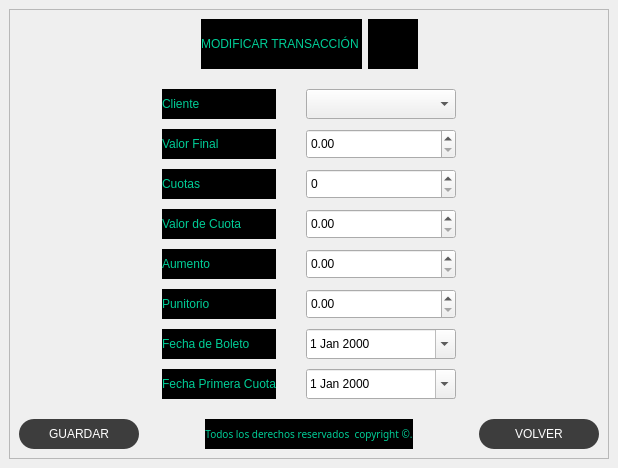
<?xml version="1.0" encoding="UTF-8"?>
<ui version="4.0">
 <class>MainWindow</class>
 <widget class="QMainWindow" name="MainWindow">
  <property name="geometry">
   <rect>
    <x>0</x>
    <y>0</y>
    <width>618</width>
    <height>468</height>
   </rect>
  </property>
  <property name="maximumSize">
   <size>
    <width>618</width>
    <height>468</height>
   </size>
  </property>
  <property name="windowTitle">
   <string>MainWindow</string>
  </property>
  <property name="styleSheet">
   <string notr="true">

QLabel {
    font: 87 12pt &quot;Arial Black&quot;;
    background-color: #000000;
    color: rgb(0, 206, 151);
    border: 0px;
}

QLineEdit {
    border: 0px;
    color: rgb(255, 255, 255);
    border-bottom: 2px solid rgb(61, 61, 61);
    font: 75 12pt &quot;Times New Roman&quot;;
}


QPushButton {
    background-color: rgb(61, 61, 61);
    border-radius: 15px;
    color: rgb(255, 255, 255);
    font: 77 10pt &quot;Arial Black&quot;;
}

QPushButton:hover {
    background-color: white;
    color: rgb(0, 0, 0);
    font: 77 10pt &quot;Arial Black&quot;;
}

QTableWidget {
    background-color: rgb(255, 255, 255);
    color: rgb(0, 0, 0);
    gridline-color: rgb(0, 206, 151);
    font-size: 12pt;
    color: #000000;
}

QHeaderView::section {
    background-color: rgb(0, 206, 151);
    border: 1px solid rgb(0, 0, 0);
    font-size: 12pt;
}

QTableWidget QTableCornerButton::section {
    background-color: rgb(0, 0, 0);
    border: 1px solid rgb(0, 206, 151);
}</string>
  </property>
  <widget class="QWidget" name="centralwidget">
   <layout class="QVBoxLayout" name="verticalLayout_67">
    <item>
     <widget class="QFrame" name="frame">
      <property name="minimumSize">
       <size>
        <width>600</width>
        <height>450</height>
       </size>
      </property>
      <property name="sizeIncrement">
       <size>
        <width>600</width>
        <height>450</height>
       </size>
      </property>
      <property name="styleSheet">
       <string notr="true">QFrame{
background-color:rgb(0, 0, 0);
}
QLineEdit{
border-bottom: 2px solid rgb(61, 61, 61);
	background-color: white;
    color: black;
}

QPushButton {
    border: 2px solid #00c6ab; 
}

QComboBox {
	background-color: white;
    color: black;
	border: 2px solid #00c6ab;
	border-radius: 5px;  
}

QComboBox QAbstractItemView {
    background-color: white;
    color: black;
}

QDoubleSpinBox, QSpinBox {
    background-color: white;
    color: black;
	border: 2px solid #00c6ab;
	border-radius: 5px;  
}

QSpinBox {
    background-color: white;
    color: black;
	border: 2px solid #00c6ab;
	border-radius: 5px;  
}

QDateEdit {
	background-color: white;
    color: black;
	border: 2px solid #00c6ab;
	border-radius: 5px;  
}

QLineEdit {
    border: 2px solid #00c6ab; 
    border-radius: 5px;  
}

#Aca cambio el Color de QdateEdit

/* Cambia el color de fondo del desplegable de QDateEdit */
QDateEdit::drop-down {
    background-color: white;
	font-weight: bold;
}

/* Cambia el color de fondo del QCalendarWidget */
QCalendarWidget QWidget {
    background-color: #1777a4;
	font-weight: bold;
}

/* Cambia el color de fondo y el color del texto de los campos de año y mes */
QCalendarWidget QSpinBox {
    background-color: #1777a4;
    color: white;
	font-weight: bold;
}

/* Cambia el color del texto de los encabezados de los días de la semana */
QCalendarWidget QTableView QHeaderView::section {
    color: white; /* Cambia el texto de los días de la semana a negro */
	font-weight: bold;
}

/* Cambia el color de fondo de los encabezados de los días de la semana */
QCalendarWidget QTableView {
    background-color: #1777a4;
    color: white; /* Cambia el texto de los días a negro */
	font-weight: bold;
}

/* Cambia el color del texto de los días de la semana */
QCalendarWidget QTableView QHeaderView {
    color: white; /* Cambia el texto de los días de la semana a negro */
	font-weight: bold;
}

/* Cambia el color del texto de los meses y años desplegables */
QCalendarWidget QComboBox {
    color: white; /* Cambia el texto de los meses y años a negro */
	font-weight: bold;
}rgb(0, 0, 0)

</string>
      </property>
      <property name="frameShape">
       <enum>QFrame::Shape::StyledPanel</enum>
      </property>
      <property name="frameShadow">
       <enum>QFrame::Shadow::Raised</enum>
      </property>
      <layout class="QVBoxLayout" name="verticalLayout">
       <item>
        <layout class="QHBoxLayout" name="horizontalLayout_127">
         <item>
          <spacer name="horizontalSpacer_241">
           <property name="orientation">
            <enum>Qt::Orientation::Horizontal</enum>
           </property>
           <property name="sizeHint" stdset="0">
            <size>
             <width>40</width>
             <height>20</height>
            </size>
           </property>
          </spacer>
         </item>
         <item>
          <widget class="QLabel" name="label_271">
           <property name="text">
            <string>MODIFICAR TRANSACCIÓN </string>
           </property>
           <property name="alignment">
            <set>Qt::AlignmentFlag::AlignCenter</set>
           </property>
          </widget>
         </item>
         <item>
          <widget class="QLabel" name="label_272">
           <property name="minimumSize">
            <size>
             <width>50</width>
             <height>50</height>
            </size>
           </property>
           <property name="maximumSize">
            <size>
             <width>50</width>
             <height>50</height>
            </size>
           </property>
           <property name="text">
            <string/>
           </property>
           <property name="pixmap">
            <pixmap>img/Modificar Transaccion.png</pixmap>
           </property>
           <property name="scaledContents">
            <bool>true</bool>
           </property>
           <property name="alignment">
            <set>Qt::AlignmentFlag::AlignCenter</set>
           </property>
          </widget>
         </item>
         <item>
          <spacer name="horizontalSpacer_242">
           <property name="orientation">
            <enum>Qt::Orientation::Horizontal</enum>
           </property>
           <property name="sizeHint" stdset="0">
            <size>
             <width>40</width>
             <height>20</height>
            </size>
           </property>
          </spacer>
         </item>
        </layout>
       </item>
       <item>
        <layout class="QHBoxLayout" name="horizontalLayout_130"/>
       </item>
       <item>
        <spacer name="verticalSpacer_70">
         <property name="orientation">
          <enum>Qt::Orientation::Vertical</enum>
         </property>
         <property name="sizeHint" stdset="0">
          <size>
           <width>20</width>
           <height>17</height>
          </size>
         </property>
        </spacer>
       </item>
       <item>
        <layout class="QHBoxLayout" name="horizontalLayout_128">
         <property name="spacing">
          <number>30</number>
         </property>
         <item>
          <spacer name="horizontalSpacer_243">
           <property name="orientation">
            <enum>Qt::Orientation::Horizontal</enum>
           </property>
           <property name="sizeHint" stdset="0">
            <size>
             <width>40</width>
             <height>20</height>
            </size>
           </property>
          </spacer>
         </item>
         <item>
          <layout class="QVBoxLayout" name="verticalLayout_102">
           <property name="spacing">
            <number>10</number>
           </property>
           <item>
            <widget class="QLabel" name="label_273">
             <property name="text">
              <string>Cliente</string>
             </property>
            </widget>
           </item>
           <item>
            <widget class="QLabel" name="label_274">
             <property name="text">
              <string>Valor Final</string>
             </property>
            </widget>
           </item>
           <item>
            <widget class="QLabel" name="label_275">
             <property name="text">
              <string>Cuotas</string>
             </property>
            </widget>
           </item>
           <item>
            <widget class="QLabel" name="label_276">
             <property name="text">
              <string>Valor de Cuota</string>
             </property>
            </widget>
           </item>
           <item>
            <widget class="QLabel" name="label_277">
             <property name="text">
              <string>Aumento</string>
             </property>
            </widget>
           </item>
           <item>
            <widget class="QLabel" name="label_280">
             <property name="text">
              <string>Punitorio</string>
             </property>
            </widget>
           </item>
           <item>
            <widget class="QLabel" name="label_278">
             <property name="text">
              <string>Fecha de Boleto</string>
             </property>
            </widget>
           </item>
           <item>
            <widget class="QLabel" name="label_279">
             <property name="text">
              <string>Fecha Primera Cuota</string>
             </property>
            </widget>
           </item>
          </layout>
         </item>
         <item>
          <layout class="QVBoxLayout" name="verticalLayout_103">
           <property name="spacing">
            <number>10</number>
           </property>
           <item>
            <widget class="QComboBox" name="comboBox_cliente_modificar_transaccion">
             <property name="minimumSize">
              <size>
               <width>150</width>
               <height>30</height>
              </size>
             </property>
            </widget>
           </item>
           <item>
            <widget class="QDoubleSpinBox" name="doubleSpinBox_valor_final_modificar_transaccion">
             <property name="minimumSize">
              <size>
               <width>150</width>
               <height>30</height>
              </size>
             </property>
             <property name="maximum">
              <double>99999999999999999322094867436162797646170844194406400.000000000000000</double>
             </property>
            </widget>
           </item>
           <item>
            <widget class="QSpinBox" name="spinBox_cuotas_modificar_transaccion">
             <property name="minimumSize">
              <size>
               <width>150</width>
               <height>30</height>
              </size>
             </property>
             <property name="maximum">
              <number>999999999</number>
             </property>
            </widget>
           </item>
           <item>
            <widget class="QDoubleSpinBox" name="doubleSpinBox_2_valor_cuota_modificar_transaccion">
             <property name="sizePolicy">
              <sizepolicy hsizetype="Minimum" vsizetype="Fixed">
               <horstretch>120</horstretch>
               <verstretch>0</verstretch>
              </sizepolicy>
             </property>
             <property name="minimumSize">
              <size>
               <width>150</width>
               <height>30</height>
              </size>
             </property>
             <property name="maximum">
              <double>10000000000000000725314363815292351261583744096465219555182101554790400.000000000000000</double>
             </property>
            </widget>
           </item>
           <item>
            <widget class="QDoubleSpinBox" name="doubleSpinBox_3_aumento_modificar_transaccion">
             <property name="minimumSize">
              <size>
               <width>150</width>
               <height>30</height>
              </size>
             </property>
             <property name="maximum">
              <double>999999999999999929757289024535551219930759168.000000000000000</double>
             </property>
            </widget>
           </item>
           <item>
            <widget class="QDoubleSpinBox" name="doubleSpinBox_3_punitorio_modificar_transaccion">
             <property name="minimumSize">
              <size>
               <width>150</width>
               <height>30</height>
              </size>
             </property>
             <property name="maximum">
              <double>999999999999999929757289024535551219930759168.000000000000000</double>
             </property>
            </widget>
           </item>
           <item>
            <widget class="QDateEdit" name="dateEdit_fecha_boleto_modificar_transaccion">
             <property name="minimumSize">
              <size>
               <width>120</width>
               <height>30</height>
              </size>
             </property>
             <property name="calendarPopup">
              <bool>true</bool>
             </property>
            </widget>
           </item>
           <item>
            <widget class="QDateEdit" name="dateEdit_fecha_primera_cuota_modificar_transaccion">
             <property name="minimumSize">
              <size>
               <width>150</width>
               <height>30</height>
              </size>
             </property>
             <property name="calendarPopup">
              <bool>true</bool>
             </property>
            </widget>
           </item>
          </layout>
         </item>
         <item>
          <spacer name="horizontalSpacer_244">
           <property name="orientation">
            <enum>Qt::Orientation::Horizontal</enum>
           </property>
           <property name="sizeHint" stdset="0">
            <size>
             <width>40</width>
             <height>20</height>
            </size>
           </property>
          </spacer>
         </item>
        </layout>
       </item>
       <item>
        <spacer name="verticalSpacer_71">
         <property name="orientation">
          <enum>Qt::Orientation::Vertical</enum>
         </property>
         <property name="sizeHint" stdset="0">
          <size>
           <width>20</width>
           <height>17</height>
          </size>
         </property>
        </spacer>
       </item>
       <item>
        <layout class="QHBoxLayout" name="horizontalLayout_129">
         <item>
          <widget class="QPushButton" name="bt_guardar_modificar_transaccion">
           <property name="minimumSize">
            <size>
             <width>120</width>
             <height>30</height>
            </size>
           </property>
           <property name="text">
            <string>GUARDAR</string>
           </property>
           <property name="icon">
            <iconset>
             <normaloff>img/save.svg</normaloff>img/save.svg</iconset>
           </property>
          </widget>
         </item>
         <item>
          <spacer name="horizontalSpacer_247">
           <property name="orientation">
            <enum>Qt::Orientation::Horizontal</enum>
           </property>
           <property name="sizeHint" stdset="0">
            <size>
             <width>40</width>
             <height>20</height>
            </size>
           </property>
          </spacer>
         </item>
         <item>
          <widget class="QLabel" name="label_281">
           <property name="font">
            <font>
             <family>Arial Black</family>
             <pointsize>-1</pointsize>
             <italic>false</italic>
             <underline>false</underline>
             <fontweight></fontweight>
            </font>
           </property>
           <property name="styleSheet">
            <string notr="true">QLabel {
    font-size: 10px;
  

}
</string>
           </property>
           <property name="text">
            <string>Todos los derechos reservados  copyright ©.</string>
           </property>
           <property name="alignment">
            <set>Qt::AlignmentFlag::AlignCenter</set>
           </property>
          </widget>
         </item>
         <item>
          <spacer name="horizontalSpacer_246">
           <property name="orientation">
            <enum>Qt::Orientation::Horizontal</enum>
           </property>
           <property name="sizeHint" stdset="0">
            <size>
             <width>40</width>
             <height>20</height>
            </size>
           </property>
          </spacer>
         </item>
         <item>
          <widget class="QPushButton" name="bt_volver_modificar_transaccion">
           <property name="minimumSize">
            <size>
             <width>120</width>
             <height>30</height>
            </size>
           </property>
           <property name="text">
            <string>VOLVER</string>
           </property>
           <property name="icon">
            <iconset>
             <normaloff>img/corner-down-left.svg</normaloff>img/corner-down-left.svg</iconset>
           </property>
          </widget>
         </item>
        </layout>
       </item>
      </layout>
     </widget>
    </item>
   </layout>
  </widget>
 </widget>
 <resources/>
 <connections/>
</ui>
